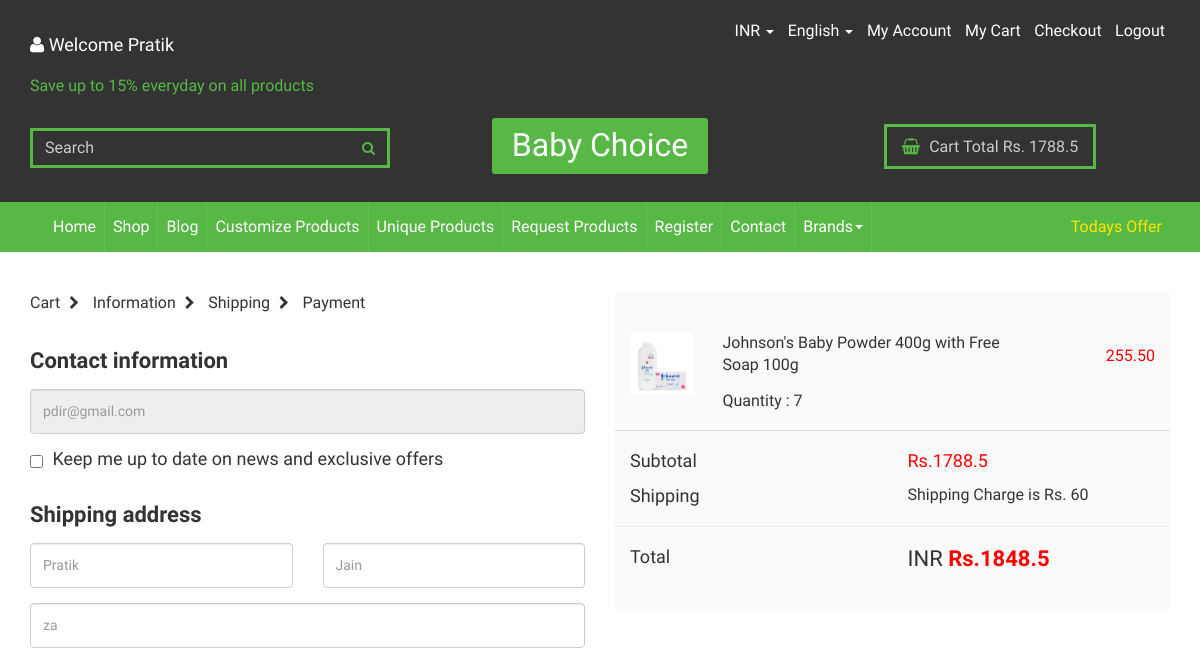
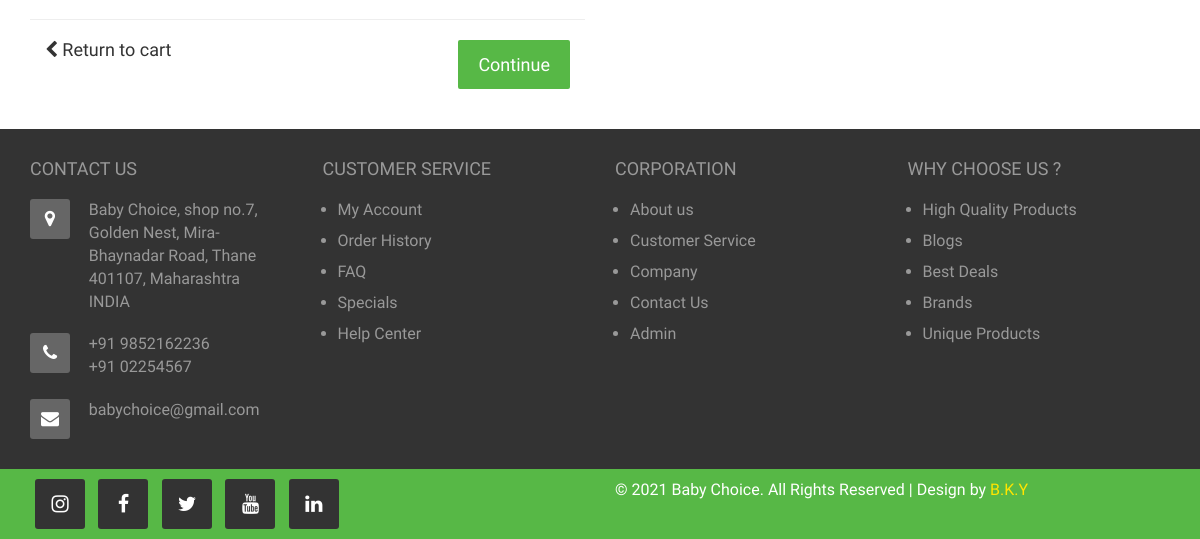
The page /checkout.php (signed in) on the database as committed earlier (2 pictures, top to bottom).
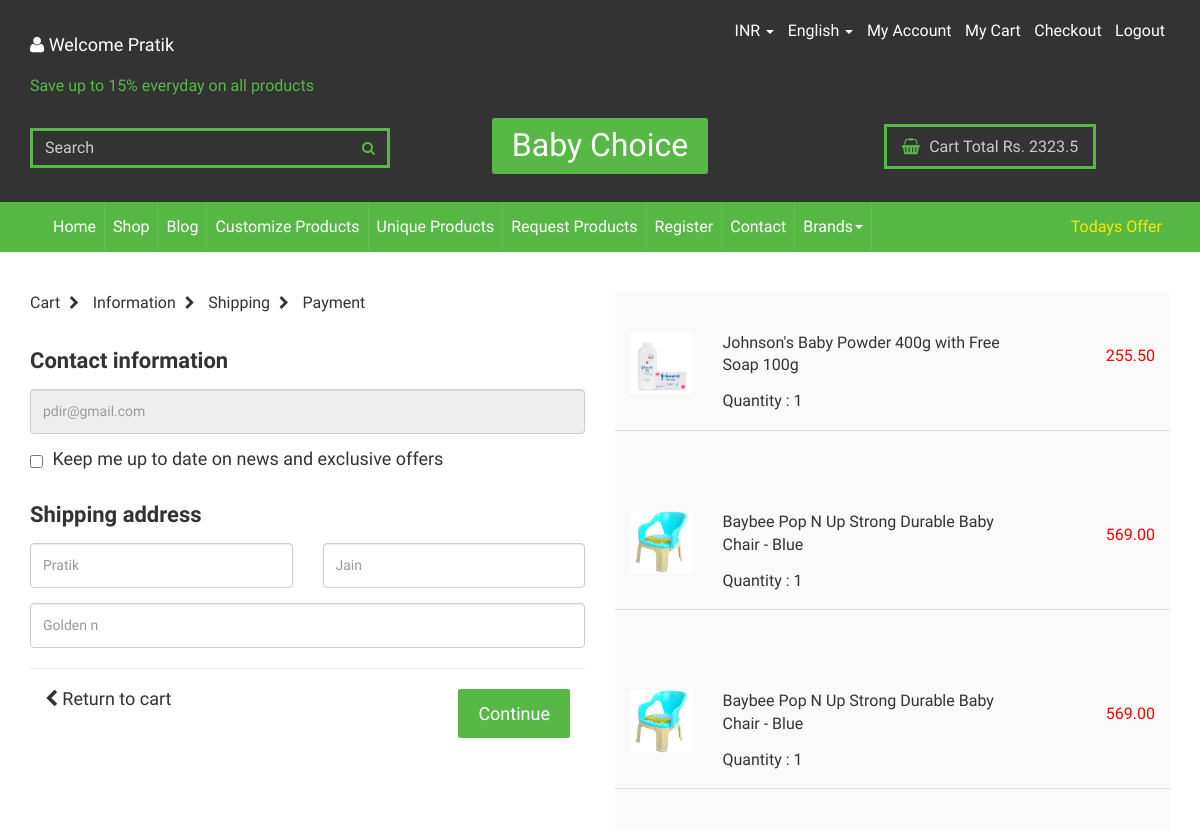
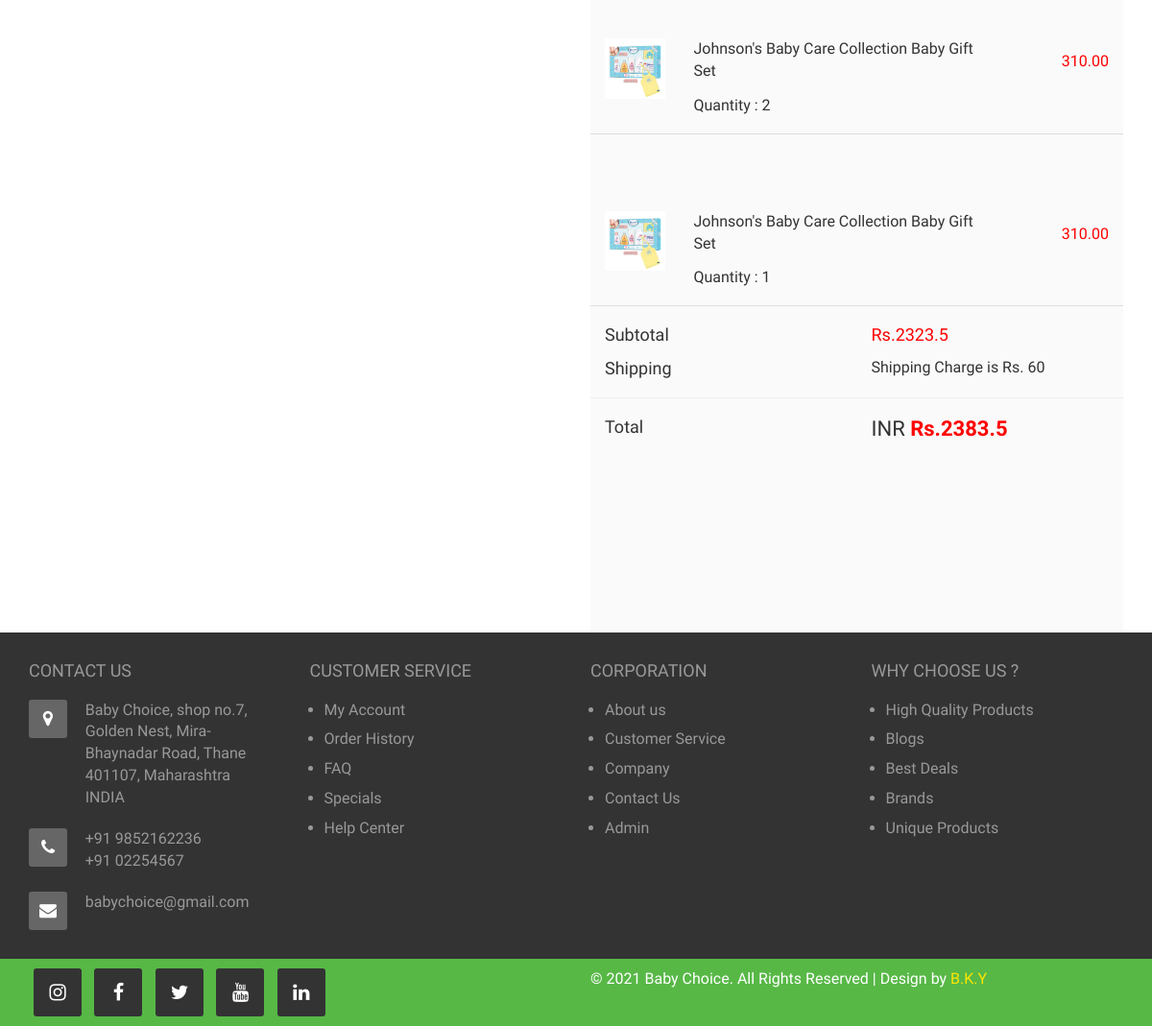
The same page on the database as committed later (2 pictures, top to bottom).
### tables this page shows
CREATE TABLE `user` (
  `user_id` int(11) NOT NULL,
  `fname` varchar(20) NOT NULL,
  `lname` varchar(20) NOT NULL,
  `email` varchar(50) NOT NULL,
  `mobile` varchar(10) NOT NULL,
  `password` varchar(100) NOT NULL,
  `address` text NOT NULL,
  `timestamp` datetime NOT NULL DEFAULT current_timestamp()
);

CREATE TABLE `cart` (
  `cart_p_id` int(100) NOT NULL,
  `p_id` int(100) NOT NULL,
  `user_id` int(100) NOT NULL,
  `p_quantity` int(2) NOT NULL DEFAULT 1,
  `timestamp` datetime NOT NULL DEFAULT current_timestamp()
);

CREATE TABLE `products` (
  `p_id` int(100) NOT NULL,
  `p_name` varchar(100) NOT NULL,
  `p_description` text NOT NULL,
  `p_price` varchar(100) NOT NULL,
  `p_image` varchar(100) NOT NULL,
  `p_category` int(100) NOT NULL,
  `timstamp` datetime NOT NULL DEFAULT current_timestamp(),
  `p_discountprice` varchar(100) NOT NULL,
  `p_subcategory` int(100) NOT NULL,
  `p_tittle` varchar(100) NOT NULL,
  `p_quantity` int(11) NOT NULL
);

### checkout.php (the view, shortened to what the changed rows need)
<?php
include 'header.php';
?>
<!DOCTYPE html>
<html lang="en">
<head>
  <link href="css/bootstrap.min.css" rel="stylesheet">
  <link href="css/global.css" rel="stylesheet">
  <link href="css/checkout.css" rel="stylesheet">
  <link rel="stylesheet" type="text/css" href="css/font-awesome.min.css" />
</head>
<body>
  <section id="center" class="clearfix checkout">
    <div class="container">
      <div class="row">
        <div class="checkout_1 clearfix">
          <div class="col-sm-6">
            <div class="check_lm clearfix">
              <br>
              <?php
						if (isset($_SESSION['loggedin']) && $_SESSION['loggedin'] == true) {
							$user_id = $_SESSION['userid'];
							$sql1 = "SELECT * FROM `user` WHERE `user_id` = $user_id";
							$result1 = mysqli_query($conn, $sql1);
							while ($row = mysqli_fetch_assoc($result1)) {
								$email = $row['email'];
								$fname = $row['fname'];
								$lname = $row['lname'];
                $address = $row['address'];
								echo '
              <div class="check_lm3 clearfix">
                <input class="form-control" placeholder="'.$email.'" type="text" readonly>
                <h5 class="normal"><input class="check_1" type="checkbox"> <span>Keep me up to date on news and
                    exclusive offers</span></h5><br>
                <h4>Shipping address</h4>
              </div>
              <div class="check_lm4 clearfix">
                <div class="col-sm-6 space_left">
                  <input class="form-control" placeholder="'.$fname.'" type="text">
                </div>
                <div class="col-sm-6 space_right">
                  <input class="form-control" placeholder="'.$lname.'" type="text">
                </div>
              </div>
              <div class="check_lm4 clearfix">
                <input class="form-control" placeholder="'.$address.'" type="text">
              </div>
              ';
              }
              }
              ?>
            </div>
          </div>
          <div class="col-sm-6">
            <?php
						if (isset($_SESSION['loggedin']) && $_SESSION['loggedin'] == true) {
							$user_id = $_SESSION['userid'];
							$sql1 = "SELECT * FROM `cart` WHERE `user_id` = $user_id";
							$result1 = mysqli_query($conn, $sql1);
							while ($row = mysqli_fetch_assoc($result1)) {
								$cartquantity = $row['p_quantity'];
								$pid = $row['p_id'];
								$sql2 = "SELECT * FROM `products` WHERE `p_id` = $pid";
								$result2 = mysqli_query($conn, $sql2);
								$product = mysqli_fetch_assoc($result2);
								$product_name = $product['p_name'];
								$product_discountprice = $product['p_discountprice'];
								$product_image = $product['p_image'];
								echo '<div class="check_rm clearfix">
								<div class="checkout_1r mgt clearfix">
									<div class="checkout_1l2 mgt clearfix">
										<div class="col-sm-2">
											<img src="img/' . $product_image . '" alt="abc" class="iw">
										</div>
										<div class="col-sm-7">
											<p class="mgt">' . $product_name . '</p>
											<h6>Quantity : ' . $cartquantity . '</h6>
										</div>
										<div class="col-sm-3">
											<h6 class="text-right col_3">' . $product_discountprice . '</h6>
										</div>
									</div>
								</div>';
							}
						}
						?>
            <div class="checkout_1r1 clearfix">
              <br>
              <div class="checkout_1r1i clearfix">
                <div class="col-sm-6">
                  <h5 class="mgt col_3">Rs.<?php echo $_SESSION['cartBill'] ?></h5>
                  <h6>Shipping Charge is Rs. 60</h6>
                </div>
              </div>
            </div>
            <div class="checkout_1r1 clearfix">
              <div class="checkout_1r1i clearfix">
                <div class="col-sm-6">
                  <h4 class="mgt"><span class="normal">INR</span> <span
                      class="col_3">Rs.<?php echo $_SESSION['cartBill'] + 60 ?></span></h4>
                </div>
              </div>
            </div>
          </div>
        </div>
      </div>
    </div>
    </div>
  </section>
</body>
</html>
<?php
include 'footer.php';
?>

### header.php (shortened to what the changed rows need)
<section id="top">
<div class="top_m clearfix">
 <div class="container">
  <div class="row">
	<div class="col-sm-4">
	 <div class="top_2r text-center clearfix">
	 <?php
	 	if(isset($_SESSION['loggedin']) && $_SESSION['loggedin'] == true){
			 echo '<h6 class="mgt"><a href="#"><i class="fa fa-shopping-basket"></i> Cart Total Rs. '. $_SESSION['cartBill'] .' </a></h6>';
		 }
		 else{
			 echo '<h6 class="mgt"><a href="#"><i class="fa fa-shopping-basket"></i> No items, please login / Rs. 0 </a></h6>';
		 }
	 ?>
	 </div>
	</div>
   </div>
  </div>
 </div>
</section>

Rows that differ between the two databases and show on the page:
changed user "pdir@gmail.com": address "za" → "Golden n"
changed cart "Johnson's Baby Powder 400g with Free Soap 100g": p_quantity "7" → "1"
added cart: p.p_image (picture), p.p_name "Baybee Pop N Up Strong Durable Baby Chair - Blue", p_quantity "1", p.p_discountprice "569.00"
added cart: p.p_image (picture), p.p_name "Baybee Pop N Up Strong Durable Baby Chair - Blue", p_quantity "1", p.p_discountprice "569.00"
added cart: p.p_image (picture), p.p_name "Johnson's Baby Care Collection Baby Gift Set", p_quantity "2", p.p_discountprice "310.00"
added cart: p.p_image (picture), p.p_name "Johnson's Baby Care Collection Baby Gift Set", p_quantity "1", p.p_discountprice "310.00"
Other text that changed with them:
$_SESSION['cartBill']: "1788.5" → "2323.5"
$_SESSION['cartBill'] + 60: "1848.5" → "2383.5"
